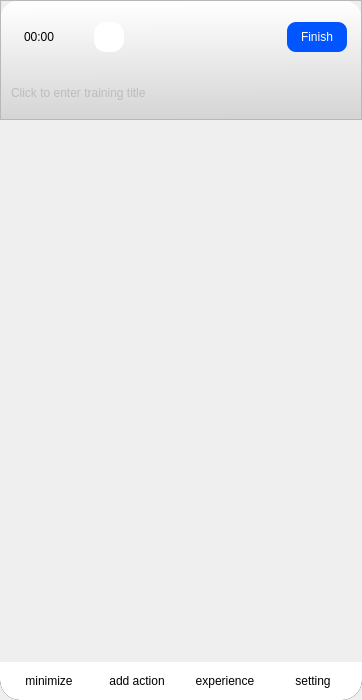
<?xml version="1.0" encoding="UTF-8"?>
<ui version="4.0">
 <class>Widget_NewTrain</class>
 <widget class="QWidget" name="Widget_NewTrain">
  <property name="geometry">
   <rect>
    <x>0</x>
    <y>0</y>
    <width>362</width>
    <height>700</height>
   </rect>
  </property>
  <property name="minimumSize">
   <size>
    <width>300</width>
    <height>666</height>
   </size>
  </property>
  <property name="windowTitle">
   <string>Form</string>
  </property>
  <layout class="QHBoxLayout" name="horizontalLayout_2">
   <property name="spacing">
    <number>0</number>
   </property>
   <property name="leftMargin">
    <number>0</number>
   </property>
   <property name="topMargin">
    <number>0</number>
   </property>
   <property name="rightMargin">
    <number>0</number>
   </property>
   <property name="bottomMargin">
    <number>0</number>
   </property>
   <item>
    <widget class="QFrame" name="frame_2">
     <property name="styleSheet">
      <string notr="true">#frame_2{
	background-color:qlineargradient(spread:pad, x1:0.518, y1:1, x2:0.514, y2:0.00227273, stop:0 rgba(0, 0, 0, 255), stop:1 rgba(255, 255, 255, 255));
	border-top-right-radius:20px;
	border-top-left-radius:20px;
	border-bottom-right-radius:20px;
	border-bottom-left-radius:20px;
}</string>
     </property>
     <property name="frameShape">
      <enum>QFrame::Shape::StyledPanel</enum>
     </property>
     <property name="frameShadow">
      <enum>QFrame::Shadow::Raised</enum>
     </property>
     <property name="lineWidth">
      <number>0</number>
     </property>
     <layout class="QVBoxLayout" name="verticalLayout">
      <property name="spacing">
       <number>0</number>
      </property>
      <property name="leftMargin">
       <number>0</number>
      </property>
      <property name="topMargin">
       <number>0</number>
      </property>
      <property name="rightMargin">
       <number>0</number>
      </property>
      <property name="bottomMargin">
       <number>0</number>
      </property>
      <item>
       <widget class="QFrame" name="frame">
        <property name="sizePolicy">
         <sizepolicy hsizetype="Preferred" vsizetype="Expanding">
          <horstretch>0</horstretch>
          <verstretch>2</verstretch>
         </sizepolicy>
        </property>
        <property name="styleSheet">
         <string notr="true">QLineEdit {
    font: 9pt &quot;微软雅黑&quot;;
    border: none; /* 移除所有边框 */
    background-color: rgba(255, 255, 255, 0); /* 半透明背景 */
    padding: 5px 8px; /* 适当的内边距 */
    color: #999999; /* 待机状态字体颜色：浅灰色 */
    selection-background-color: #a8d8ff; /* 选中文字的背景 */
    transition: border-bottom 0.3s ease-in-out, color 0.3s ease-in-out; /* 添加颜色渐变 */
}


</string>
        </property>
        <property name="frameShape">
         <enum>QFrame::Shape::StyledPanel</enum>
        </property>
        <property name="frameShadow">
         <enum>QFrame::Shadow::Raised</enum>
        </property>
        <layout class="QVBoxLayout" name="verticalLayout_2">
         <property name="spacing">
          <number>0</number>
         </property>
         <property name="leftMargin">
          <number>0</number>
         </property>
         <property name="topMargin">
          <number>0</number>
         </property>
         <property name="rightMargin">
          <number>0</number>
         </property>
         <property name="bottomMargin">
          <number>0</number>
         </property>
         <item>
          <layout class="QHBoxLayout" name="horizontalLayout_4">
           <property name="spacing">
            <number>0</number>
           </property>
           <property name="rightMargin">
            <number>0</number>
           </property>
           <property name="bottomMargin">
            <number>0</number>
           </property>
           <item>
            <layout class="QHBoxLayout" name="horizontalLayout_3">
             <property name="spacing">
              <number>0</number>
             </property>
             <property name="leftMargin">
              <number>10</number>
             </property>
             <property name="rightMargin">
              <number>150</number>
             </property>
             <property name="bottomMargin">
              <number>30</number>
             </property>
             <item>
              <widget class="QLabel" name="label_newtrain_time">
               <property name="sizePolicy">
                <sizepolicy hsizetype="Preferred" vsizetype="Preferred">
                 <horstretch>0</horstretch>
                 <verstretch>0</verstretch>
                </sizepolicy>
               </property>
               <property name="minimumSize">
                <size>
                 <width>70</width>
                 <height>30</height>
                </size>
               </property>
               <property name="maximumSize">
                <size>
                 <width>0</width>
                 <height>0</height>
                </size>
               </property>
               <property name="styleSheet">
                <string notr="true">font: 700 18pt &quot;微软雅黑&quot;;
</string>
               </property>
               <property name="text">
                <string>00:00</string>
               </property>
               <property name="alignment">
                <set>Qt::AlignmentFlag::AlignLeading|Qt::AlignmentFlag::AlignLeft|Qt::AlignmentFlag::AlignVCenter</set>
               </property>
              </widget>
             </item>
             <item>
              <widget class="QPushButton" name="button_newtrain_start">
               <property name="sizePolicy">
                <sizepolicy hsizetype="Preferred" vsizetype="Preferred">
                 <horstretch>0</horstretch>
                 <verstretch>0</verstretch>
                </sizepolicy>
               </property>
               <property name="minimumSize">
                <size>
                 <width>30</width>
                 <height>30</height>
                </size>
               </property>
               <property name="maximumSize">
                <size>
                 <width>0</width>
                 <height>0</height>
                </size>
               </property>
               <property name="styleSheet">
                <string notr="true">QPushButton {
    font: 9pt &quot;微软雅黑&quot;; 
    border: 1px solid #ccc; /* 细边框 */
    border-radius: 12px; /* 轻微圆角 */
    background-color: white; /* 纯白背景 */
    color: black; /* 黑色文字 */
	border:none;
}

QPushButton:hover {
    background-color: #f0f0f0; /* 浅灰色悬浮效果 */
    padding-bottom: 2px; /* 轻微下移，增加按压感 */
}

QPushButton:pressed {
    background-color: #e0e0e0; /* 更深的灰色，按下效果 */
    padding-bottom: 1px;
}

QPushButton:disabled {
    background-color: #f8f8f8;
    color: gray;
    border-color: #ddd;
}
</string>
               </property>
               <property name="text">
                <string/>
               </property>
               <property name="icon">
                <iconset resource="../res.qrc">
                 <normaloff>:/icons/icon/kaishi.png</normaloff>:/icons/icon/kaishi.png</iconset>
               </property>
              </widget>
             </item>
            </layout>
           </item>
           <item>
            <widget class="QPushButton" name="button_newtrain_finish">
             <property name="minimumSize">
              <size>
               <width>10</width>
               <height>20</height>
              </size>
             </property>
             <property name="maximumSize">
              <size>
               <width>60</width>
               <height>30</height>
              </size>
             </property>
             <property name="layoutDirection">
              <enum>Qt::LayoutDirection::LeftToRight</enum>
             </property>
             <property name="styleSheet">
              <string notr="true">QPushButton {
    font: 700 9pt &quot;微软雅黑&quot;; 
    border: 1px solid #ccc; /* 细边框 */
    border-radius: 9px; /* 轻微圆角 */
    background-color: rgb(0, 85, 255); /* 纯白背景 */
    color: white; /* 黑色文字 */
	border:none;
}
QPushButton:hover {
    background-color: rgb(0, 95, 255); /* 浅灰色悬浮效果 */
    padding-bottom: 2px; /* 轻微下移，增加按压感 */
}

QPushButton:pressed {
    background-color: rgb(0, 105, 255); /* 更深的灰色，按下效果 */
    padding-bottom: 1px;
}


QPushButton:disabled {
    background-color: #f0f0f0;
    border-color: #ddd;
}
</string>
             </property>
             <property name="inputMethodHints">
              <set>Qt::InputMethodHint::ImhDate</set>
             </property>
             <property name="text">
              <string>Finish</string>
             </property>
            </widget>
           </item>
          </layout>
         </item>
         <item>
          <widget class="QLineEdit" name="lineEdit_newtrain_trainging_title">
           <property name="minimumSize">
            <size>
             <width>100</width>
             <height>40</height>
            </size>
           </property>
           <property name="styleSheet">
            <string notr="true">    background-image: url(:Images/search.svg); /* actual size, e.g. 16x16 */
    background-repeat: no-repeat;
    background-position: left;</string>
           </property>
           <property name="text">
            <string/>
           </property>
           <property name="placeholderText">
            <string>Click to enter training title</string>
           </property>
           <property name="cursorMoveStyle">
            <enum>Qt::CursorMoveStyle::LogicalMoveStyle</enum>
           </property>
          </widget>
         </item>
        </layout>
       </widget>
      </item>
      <item>
       <widget class="QFrame" name="frame_4">
        <property name="sizePolicy">
         <sizepolicy hsizetype="Preferred" vsizetype="Expanding">
          <horstretch>0</horstretch>
          <verstretch>9</verstretch>
         </sizepolicy>
        </property>
        <property name="styleSheet">
         <string notr="true">QFrame{
	background-color: rgb(255, 255, 255);
	border-top-right-radius:20px;
	border-top-left-radius:20px;
	border:none
}</string>
        </property>
        <property name="frameShape">
         <enum>QFrame::Shape::StyledPanel</enum>
        </property>
        <property name="frameShadow">
         <enum>QFrame::Shadow::Raised</enum>
        </property>
        <property name="lineWidth">
         <number>0</number>
        </property>
        <layout class="QHBoxLayout" name="horizontalLayout_5">
         <property name="spacing">
          <number>0</number>
         </property>
         <property name="leftMargin">
          <number>0</number>
         </property>
         <property name="topMargin">
          <number>0</number>
         </property>
         <property name="rightMargin">
          <number>0</number>
         </property>
         <property name="bottomMargin">
          <number>0</number>
         </property>
         <item>
          <widget class="QScrollArea" name="scrollArea">
           <property name="styleSheet">
            <string notr="true">QScrollArea {
	border:none;
	background-color: none;
	border-top-right-radius:15px;
	border-top-left-radius:15px;
	border-bottom-right-radius:15px;
	border-bottom-left-radius:15px;
}

QScrollBar:vertical {
    background: none;
    width: 4px;
    margin: 0px;
    border: none;
}

QScrollBar::handle:vertical {
    background: rgba(100, 100, 100, 0.5);
    min-height: 20px;
    border-radius: 2px;
}

QScrollBar::handle:vertical:hover {
    background: rgba(100, 100, 100, 0.8);
}

QScrollBar::add-line:vertical,
QScrollBar::sub-line:vertical,
QScrollBar::add-page:vertical,
QScrollBar::sub-page:vertical {
    background: none;
    border: none;
}

QScrollBar:horizontal {
    background: transparent;
    height: 4px;
    margin: 0px;
    border: none;
}

QScrollBar::handle:horizontal {
    background: rgba(100, 100, 100, 0.5);
    min-width: 20px;
    border-radius: 2px;
}

QScrollBar::handle:horizontal:hover {
    background: rgba(100, 100, 100, 0.8);
}

QScrollBar::add-line:horizontal,
QScrollBar::sub-line:horizontal,
QScrollBar::add-page:horizontal,
QScrollBar::sub-page:horizontal {
    background: none;
    border: none;
}</string>
           </property>
           <property name="widgetResizable">
            <bool>true</bool>
           </property>
           <widget class="QWidget" name="scrollAreaWidgetContents">
            <property name="geometry">
             <rect>
              <x>0</x>
              <y>0</y>
              <width>362</width>
              <height>529</height>
             </rect>
            </property>
           </widget>
          </widget>
         </item>
        </layout>
       </widget>
      </item>
      <item>
       <widget class="QFrame" name="frame_3">
        <property name="sizePolicy">
         <sizepolicy hsizetype="Preferred" vsizetype="Expanding">
          <horstretch>0</horstretch>
          <verstretch>0</verstretch>
         </sizepolicy>
        </property>
        <property name="styleSheet">
         <string notr="true">QFrame {
	background-color: rgb(255, 255, 255);
	border-bottom-right-radius:20px;
	border-bottom-left-radius:20px;
	border:none
}

QToolButton {
    font: 9pt &quot;微软雅黑&quot;;
    border-radius: 6px; /* 轻微圆角 */
    background-color: white; /* 纯白背景 */
    color: black; /* 黑色文字 */
    min-width: 60px;
    min-height: 25px;

}

QToolButton:hover {
    background-color: #f0f0f0; /* 浅灰色悬浮效果 */
    margin-top: 2px; /* 轻微下移，增加按压感 */
}

QToolButton:pressed {
    background-color: #e0e0e0; /* 按下时变深灰 */
    margin-top: 1px; /* 按下时轻微上移 */
}

QToolButton:disabled {
    background-color: #f8f8f8;
    color: gray;
    border-color: #ddd;
}

</string>
        </property>
        <property name="inputMethodHints">
         <set>Qt::InputMethodHint::ImhNone</set>
        </property>
        <property name="frameShape">
         <enum>QFrame::Shape::StyledPanel</enum>
        </property>
        <property name="frameShadow">
         <enum>QFrame::Shadow::Raised</enum>
        </property>
        <layout class="QHBoxLayout" name="horizontalLayout">
         <property name="spacing">
          <number>0</number>
         </property>
         <property name="leftMargin">
          <number>5</number>
         </property>
         <property name="topMargin">
          <number>5</number>
         </property>
         <property name="rightMargin">
          <number>5</number>
         </property>
         <property name="bottomMargin">
          <number>5</number>
         </property>
         <item>
          <widget class="QToolButton" name="button_newtrain_minimize">
           <property name="sizePolicy">
            <sizepolicy hsizetype="Minimum" vsizetype="Fixed">
             <horstretch>0</horstretch>
             <verstretch>0</verstretch>
            </sizepolicy>
           </property>
           <property name="text">
            <string>minimize</string>
           </property>
           <property name="icon">
            <iconset resource="../res.qrc">
             <normaloff>:/icons/icon/zuixiaohua.png</normaloff>:/icons/icon/zuixiaohua.png</iconset>
           </property>
           <property name="iconSize">
            <size>
             <width>20</width>
             <height>20</height>
            </size>
           </property>
           <property name="checkable">
            <bool>false</bool>
           </property>
           <property name="checked">
            <bool>false</bool>
           </property>
           <property name="toolButtonStyle">
            <enum>Qt::ToolButtonStyle::ToolButtonTextUnderIcon</enum>
           </property>
          </widget>
         </item>
         <item>
          <widget class="QToolButton" name="button_newtrain_add_action">
           <property name="sizePolicy">
            <sizepolicy hsizetype="Minimum" vsizetype="Fixed">
             <horstretch>0</horstretch>
             <verstretch>0</verstretch>
            </sizepolicy>
           </property>
           <property name="text">
            <string>add action</string>
           </property>
           <property name="icon">
            <iconset resource="../res.qrc">
             <normaloff>:/icons/icon/tianjia.png</normaloff>:/icons/icon/tianjia.png</iconset>
           </property>
           <property name="iconSize">
            <size>
             <width>20</width>
             <height>20</height>
            </size>
           </property>
           <property name="checkable">
            <bool>false</bool>
           </property>
           <property name="toolButtonStyle">
            <enum>Qt::ToolButtonStyle::ToolButtonTextUnderIcon</enum>
           </property>
          </widget>
         </item>
         <item>
          <widget class="QToolButton" name="button_newtrain_experience">
           <property name="sizePolicy">
            <sizepolicy hsizetype="Minimum" vsizetype="Fixed">
             <horstretch>0</horstretch>
             <verstretch>0</verstretch>
            </sizepolicy>
           </property>
           <property name="text">
            <string>experience</string>
           </property>
           <property name="icon">
            <iconset resource="../res.qrc">
             <normaloff>:/icons/icon/xinde-.png</normaloff>:/icons/icon/xinde-.png</iconset>
           </property>
           <property name="iconSize">
            <size>
             <width>20</width>
             <height>20</height>
            </size>
           </property>
           <property name="checkable">
            <bool>false</bool>
           </property>
           <property name="toolButtonStyle">
            <enum>Qt::ToolButtonStyle::ToolButtonTextUnderIcon</enum>
           </property>
          </widget>
         </item>
         <item>
          <widget class="QToolButton" name="button_newtrain_setting">
           <property name="sizePolicy">
            <sizepolicy hsizetype="Minimum" vsizetype="Fixed">
             <horstretch>0</horstretch>
             <verstretch>0</verstretch>
            </sizepolicy>
           </property>
           <property name="text">
            <string>setting</string>
           </property>
           <property name="icon">
            <iconset resource="../res.qrc">
             <normaloff>:/icons/icon/shezhi.png</normaloff>:/icons/icon/shezhi.png</iconset>
           </property>
           <property name="iconSize">
            <size>
             <width>20</width>
             <height>20</height>
            </size>
           </property>
           <property name="checkable">
            <bool>false</bool>
           </property>
           <property name="toolButtonStyle">
            <enum>Qt::ToolButtonStyle::ToolButtonTextUnderIcon</enum>
           </property>
          </widget>
         </item>
        </layout>
       </widget>
      </item>
     </layout>
    </widget>
   </item>
  </layout>
 </widget>
 <resources>
  <include location="../res.qrc"/>
 </resources>
 <connections/>
</ui>
